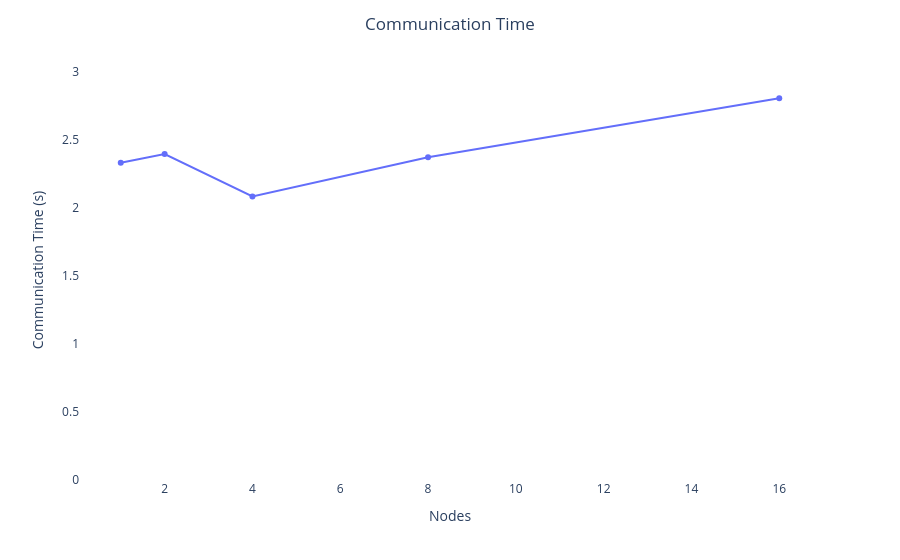

Source (notebook cell):
### Code cell
max_threads = df_weak['nodes'].max()
x_range = [0, max_threads + 1]

# Asse x comune: tickt 1 2 4 8 16 32 56 84 112
# Asse x comuune: tick deve essere 1, 2, 4, 8, 16, 32, 56, 84, 112 (perché sono i thread che abbiamo usato)
#common_xaxis_thread = dict(tickmode='array', tick0=4, dtick=4, range=[4, max_threads + 1])#, tickvals=[4, 8, 16, 32, 56, 84, 112])
common_xaxis_thread = dict(autorange=True)
# Create a line plot for strong scaling
p_tot_weak = px.line(df_weak, x='nodes', y='execution_time',
                         title='Total Execution Time', markers=True, hover_data={'tasks', 'x_size', 'y_size'})
p_tot_weak.update_layout(xaxis_title='Nodes', yaxis_title='Execution Time (s)')
p_tot_weak.update_layout(title_x=0.5)
p_tot_weak.update_layout(plot_bgcolor='white')
p_tot_weak.update_layout(
    xaxis=common_xaxis_thread,
    yaxis=dict(tickmode='linear', tick0=0, dtick=20, range=[0, df_weak['execution_time'].max() * 1.1])
)
desired_layout = p_tot_weak.layout


p_exec_weak = px.line(df_weak, x='nodes', y='computation_time', markers=True, hover_data={'tasks', 'x_size', 'y_size'})
p_exec_weak.update_layout(desired_layout)
p_exec_weak.update_layout(title=dict(text='Computation Time', x=0.5))
p_exec_weak.update_layout(xaxis_title='Nodes', yaxis_title='Computation Time (s)')
p_exec_weak.update_layout(
    xaxis=common_xaxis_thread,
    yaxis=dict(tickmode='linear', tick0=0, dtick=20, range=[0, df_weak['computation_time'].max() * 1.1])
)


p_comm_weak = px.line(df_weak, x='nodes', y='communication_time', markers=True,
                      hover_data={'tasks', 'x_size', 'y_size'})
p_comm_weak.update_layout(desired_layout)
p_comm_weak.update_layout(title=dict(text='Communication Time', x=0.5))
p_comm_weak.update_layout(xaxis_title='Nodes', yaxis_title='Communication Time (s)')
p_comm_weak.update_layout(
    xaxis=common_xaxis_thread,
    #yaxis=dict(autorange=True)
    yaxis=dict(tickmode='linear', tick0=0, dtick=0.5, range=[0, df_weak['communication_time'].max() * 1.1])
)

p_comm_weak.show()

### Figure 1 — Plotly figure (JSON) as saved in the notebook; plotly's stock layout.template omitted (floating-point values rounded to 4 significant figures)
{"data": [{"customdata": [[8, 15000, 15000], [16, 30000, 15000], [32, 30000, 30000], [64, 60000, 30000], [128, 60000, 60000]], "hovertemplate": "nodes=%{x}<br>communication_time=%{y}<br>tasks=%{customdata[0]}<br>x_size=%{customdata[1]}<br>y_size=%{customdata[2]}<extra></extra>", "legendgroup": "", "line": {"color": "#636efa", "dash": "solid"}, "marker": {"symbol": "circle"}, "mode": "lines+markers", "name": "", "orientation": "v", "showlegend": false, "type": "scatter", "x": [1, 2, 4, 8, 16], "xaxis": "x", "y": [2.332, 2.396, 2.084, 2.372, 2.806], "yaxis": "y"}], "layout": {"legend": {"tracegroupgap": 0}, "margin": {"t": 60}, "plot_bgcolor": "white", "title": {"text": "Communication Time", "x": 0.5}, "xaxis": {"anchor": "y", "autorange": true, "domain": [0, 1], "title": {"text": "Nodes"}}, "yaxis": {"anchor": "x", "domain": [0, 1], "dtick": 0.5, "range": [0, 3.086], "tick0": 0, "tickmode": "linear", "title": {"text": "Communication Time (s)"}}}}
